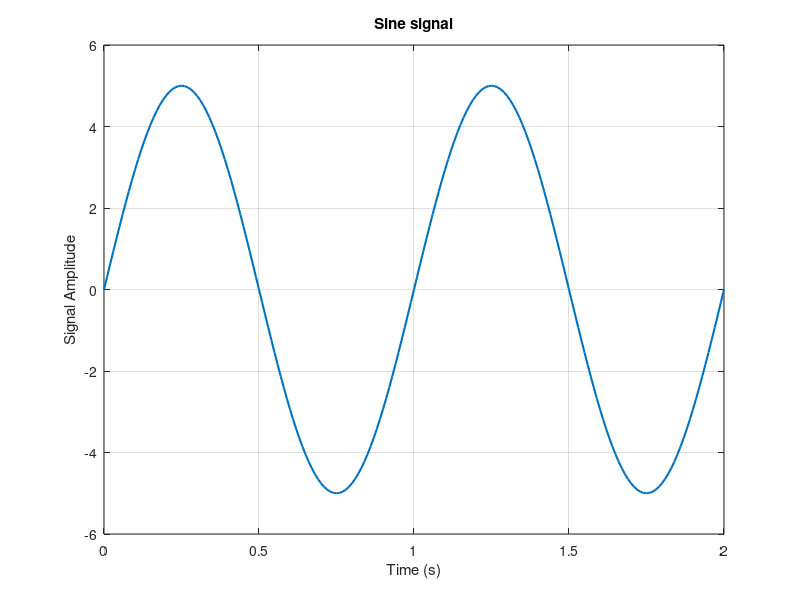
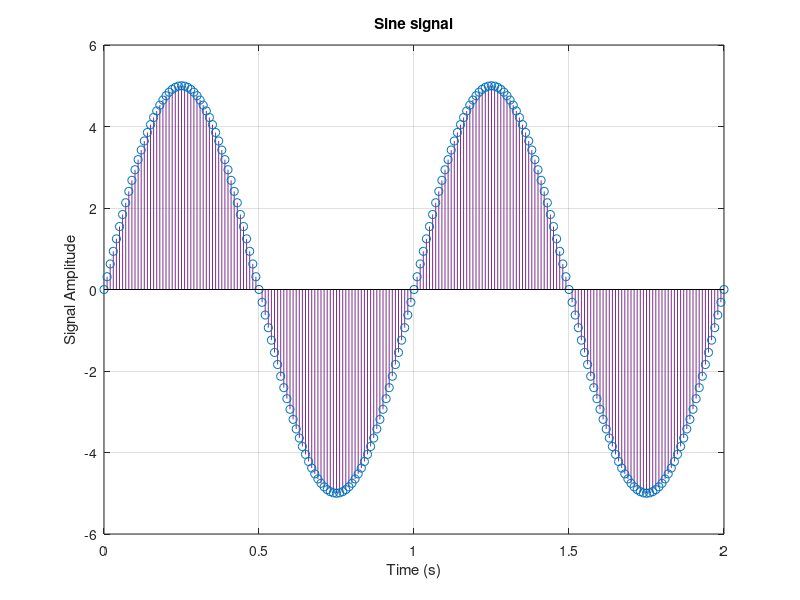
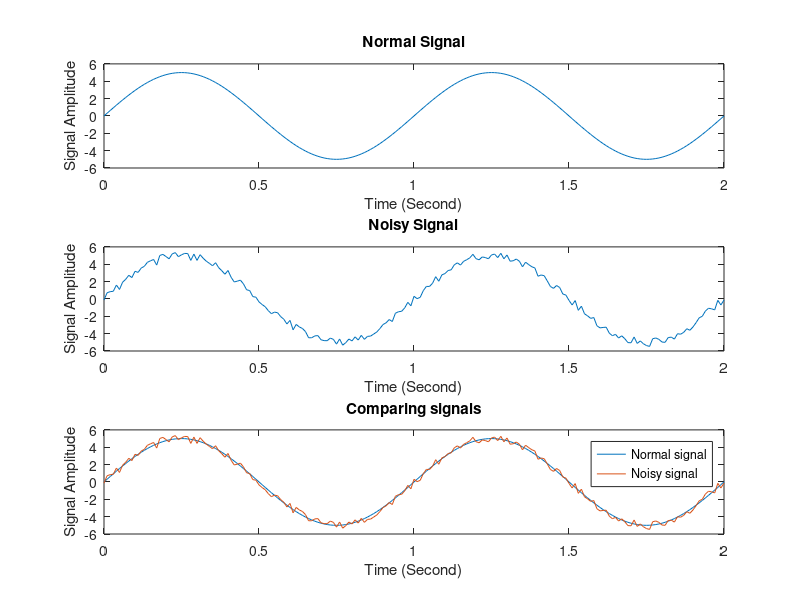
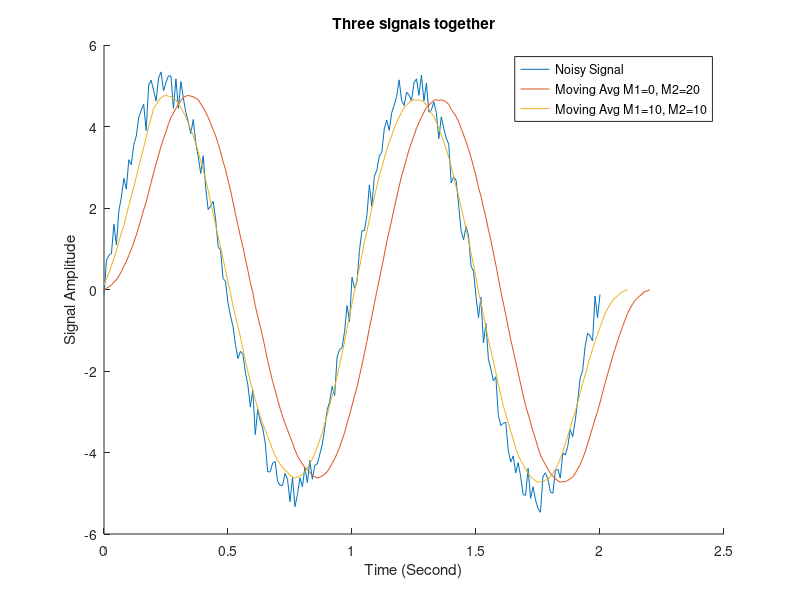

MATLAB code to generate these figures, in order: (Note: this script raises an error after producing the figures.)
%%
close all;
clear;
clc;
%% part 1
% part 1.1
t = 0:0.01:2;        % Define time axis
A = 5;               % Amplitude
f = 1;               % Frequency
y = A*sin(2*pi*f*t); % Sine function

% Plotting signals
figure('Name', 'Sine signal (Plot)');
plot(t, y, 'LineWidth', 1.5);
xlabel('Time (s)');
ylabel('Signal Amplitude');
title('Sine signal');
grid on;

figure('Name', 'Sine signal (Stem)');
stem(t, y,'color', '#7E2F8E', 'LineWidth', 0.5);
xlabel('Time (s)');
ylabel('Signal Amplitude');
title('Sine signal');
grid on;

%% part 2
% part 1.2
r = rand(1, length(y)) - 0.5; % Noise
noised_signal = y + r;        % Add noise to sine, y defined in section 1.1

% Plotting signals
figure('Name', 'Normal Sine signal VS Noisy Sine Signal', 'Position', [300 200 700 500]);
subplot(3,1,1);               % Plotting normal signal without noise
plot(t,y)
title('Normal Signal');xlabel('Time (Second)');ylabel('Signal Amplitude');
subplot(3,1,2);               % Plotting noisy signal
plot(t,noised_signal)
title('Noisy Signal');xlabel('Time (Second)');ylabel('Signal Amplitude');
%hold on;
subplot(3,1,3);               % Plotting both signal together for comparing them
plot(t,y, t, noised_signal)
hold on;
title('Comparing signals');xlabel('Time (Second)');ylabel('Signal Amplitude');
legend('Normal signal', 'Noisy signal');
hold off;

%% part 3
% part 1.3:
% A moving average filter introduces a delay because it computes the average of past data points, which inherently involves looking back in time, causing the output to lag behind the input signal.

M1 = 0;
M2 = 20;
len = M2 + M1 + 1; % Window length

window = ones(1, len) / len; % Moving average window

y2 = conv(noised_signal, window);   % Noised signal defined in section 1.2, Line 30
t2 = 0:0.01:(0.01 * (length(y2) - 1));

% Plotting section 1.3.1
figure('Name', 'Moving Avg signals', 'Position', [300 200 700 500]);
hold on;
plot(t,noised_signal);              % Noise signal
plot(t2, y2);                       % Moving Avg M1=0, M2=20

% part 1.3.2:
M1 = 10;
M2 = 10;
len = M2 + M1 + 1; % Window length

window = ones(1, len) / len; % Moving average window

y3 = conv(noised_signal(M1:end), window);
t3 = 0:0.01:(0.01 * (length(y3) - 1));

plot(t3, y3);                       % Moving Avg M1=0, M2=20
hold off;
title('Three signals together'); xlabel('Time (Second)'); ylabel('Signal Amplitude');
legend("Noisy Signal", "Moving Avg M1=0, M2=20", "Moving Avg M1=10, M2=10");

%% part 4
% part 1.4.1
M1 = 0;
M2 = 20;
len = M2 + M1 + 1; % Window length

b = ones(1,len)/len;
a = 1;
y4_1 = filter(b, a, noised_signal);
t4_1 = 0:0.01:(0.01 * (length(y4_1) - 1));

% Plotting section 1.4
figure('Name', 'Moving Avg signals by using filter function', 'Position', [300 200 700 500]);
hold on;
plot(t,noised_signal);              % Noise signal
plot(t4_1, y4_1);                   % filtered signal
plot(t2,y2);                        % Plotting convolved signal M1=0, M2=20
plot(t3,y3);                        % Plotting convolved signal M1=10, M2=10
title('All signals together'); xlabel('Time (Second)'); ylabel('Signal Amplitude');
legend("Noisy Signal", "filtered signal", "Moving Avg M1=0, M2=20", "Moving Avg M1=10, M2=10");
hold off;

% Plotting section 1.3
figure('Name', 'plotting in seperated subplots', 'Position', [300 200 700 500]);
subplot(2,2,1);               % Plotting noisy signal
plot(t,noised_signal)
title('Noisy signal');xlabel('Time (Second)');ylabel('Signal Amplitude');
subplot(2,2,2);               % Plotting convolved signal M1=0, M2=20
plot(t2,y2)
title('convolved signal M1=0, M2=20');xlabel('Time (Second)');ylabel('Signal Amplitude');
subplot(2,2,3);               % Plotting convolved signal M1=10, M2=10
plot(t3,y3)
title('convolved signal M1=10, M2=10');xlabel('Time (Second)');ylabel('Signal Amplitude');
subplot(2,2,4);               % filtered signal
plot(t4_1,y4_1)
title('output signal of filter function');xlabel('Time (Second)');ylabel('Signal Amplitude');

%% part 5
% part 1.5
w0 = pi/32; n = 100;
[y5,t5] = singen(w0,n);     %singen function is defined in singen.m
figure('Name', 'singen');
stem(t5,y5, '.')
title('singen function output');xlabel('Time (Second)');ylabel('Signal Amplitude');


%% part 6
close all;
clear;
clc;

figure('Name', 'cos(2*pi*t) + cos(8*pi*t) + cos(12*pi*t)');
t6 = 0:0.01:4;
y6 = cos(2*pi*t6) + cos(8*pi*t6) + cos(12*pi*t6); %Original Signal
plot(t6,y6);
title('cos(2*pi*t6) + cos(8*pi*t6) + cos(12*pi*t6)');xlabel('Time (Milisecond)');ylabel('Signal Amplitude');
hold on;

t62 = 0:0.2:4; % 5khz => 0.0002s = 0.2ms
y62 = cos(2*pi*t62) + cos(8*pi*t62) + cos(12*pi*t62); %Same signal, 5Khz sampled time vector
stem(t62,y62);


cutoff_frequency = 0.05;
filter_order = 30; 

% Design the filter using the fir1 function
filter_coefficients = fir1(filter_order, cutoff_frequency) * 14;

% Applying the filter to the downsampled signal
y62 = upsample(y62, 20);
smoothed_signal = conv(y62, filter_coefficients, 'same');

% Plotting the reconstructed signal
t63 = 0:0.01:(0.01*(length(smoothed_signal)-1));
plot(t63,smoothed_signal)

legend('Original Signal', 'Downsampled Signal', 'Reconstructed Signal')

%% part 7
close all;
clear;
clc;

fs = 100;
t7 = -5:1/fs:5;
y7 = sinc(5*t7) .^ 2;

% Spectrum of original singal
FT_x_0 = (1 / fs) * abs(fftshift(fft(y7)));
f_axis_0 = linspace(-fs / 2, fs / 2, length(FT_x_0));


for sr=[4 5 10 20] % sr: sampling rate
    figure('Name', 'Spectrum of original vs sampled signal');
    
    % Keep every fs/sr sample, other samples are set to 0
    % This way, the length of y will remain the same
    y7_2 = zeros(1, length(y7));
    y7_2(1:fs/sr:end) = y7(1:fs/sr:end); 


    % Spectrum of sampled singal
    FT_x_1 = (1 / fs) * abs(fftshift(fft(y7_2)));
    f_axis_1 = linspace(-fs / 2, fs / 2, length(FT_x_1));

    subplot(2,1,1)
    plot(f_axis_0, abs(FT_x_0), 'LineWidth', 1.5);
    title('Spectrum of original signal');xlabel('Frequency (Hz)');ylabel('Amplitude');

    subplot(2,1,2)
    plot(f_axis_1, abs(FT_x_1), 'LineWidth', 1.5);
    title(sprintf('Spectrum of sampled signal sr=%d', sr));xlabel('Frequency (Hz)');ylabel('Amplitude');
end

%% part 8
close all;
clear;
clc;

fs = 256 / 10;
t8 = -5 : 1/fs : 5 - (1/fs);
y8 = sinc(2*t8);

FT_x = (1 / fs) * abs(fftshift(fft(y8)));
f_axis = linspace(-pi, pi, length(FT_x));


for ratio = [0.5, 3, 1.5]
    fs1 = ratio * fs;

    % Constructing the sampled signal
    t8_1 = -5 : 1/fs1 : 5 - (1/fs1);
    y8_1 = sinc(2*t8_1);

    FT_x_1 = (1 / fs1) * abs(fftshift(fft(y8_1)));
    f_axis_1 = linspace(-pi, pi, length(FT_x_1));

    
    % Plotting the signals and spectrums
    figure('Name', sprintf('Sampling of sinc(2t) ratio=%d', ratio));
    
    subplot(2,2,1);
    plot(f_axis, abs(FT_x), 'LineWidth', 1.5);
    title('Spectrum of original signal');xlabel('Frequency (Hz)');ylabel('Amplitude');
    set(gca,'XTick',-pi:pi/2:pi) 
    set(gca,'XTickLabel',{'-pi', 'pi/2', '0' ,'pi/2','pi'})

    subplot(2,2,2);
    plot(f_axis_1, abs(FT_x_1), 'LineWidth', 1.5);
    title('Spectrum of sampled signal');xlabel('Frequency (Hz)');ylabel('Amplitude');
    set(gca,'XTick',-pi:pi/2:pi) 
    set(gca,'XTickLabel',{'-pi', 'pi/2', '0' ,'pi/2','pi'})

    subplot(2,2,3);
    plot(t8, y8, 'LineWidth', 1.5);
    title('Original signal');xlabel('Time');ylabel('Amplitude');

    subplot(2,2,4);
    plot(t8_1, y8_1, 'LineWidth', 1.5);
    title('Sampled signal');xlabel('Time');ylabel('Amplitude');
end


%% part 9
close all;
clear;
clc;

% Constructing the signal
f = [pi/16 5*pi/16 9*pi/16 13*pi/16];

fs = 1e3;
t9 = 1:1/fs:100;
y9 = zeros(1, length(t9));

for f1=f
    y9 = y9 + cos(2*f1*t9);
end


% Plotting the spectrum of the original signal
figure('Name', 'Spectrum of original signal');
FT_y9 = (1/fs) * abs(fftshift(fft(y9)));
f_axis = linspace(-fs / 2, fs / 2, length(FT_y9));
plot(f_axis,FT_y9, 'LineWidth', 2)
xlim([-1,1])
title('Spectrum'); xlabel('Freq');ylabel('Amplitude');


% Loading filters coefficients from xls file
filter_coef_1 = readmatrix('filters.xls', 'Sheet', 1);
filter_coef_2 = readmatrix('filters.xls', 'Sheet', 2);



% Plotting amplitude of frequency responses
figure('Name', 'Frequency response of filters');

for i = 1:4
    subplot(4,2, 2*i-1)
    
    [h, w] = freqz(filter_coef_1(i, :));
    w = w ./ pi;

    plot(w, abs(h));
    title(sprintf('Frequency response of analysis filter %d', i));
    xlabel('Normalized Frequency');ylabel('Amplitude');
end

for i = 1:4
    subplot(4,2,2*i)
    
    [h, w] = freqz(filter_coef_2(i, :));
    w = w ./ pi;
    
    plot(w, abs(h));
    title(sprintf('Frequency response of synthesis filter %d', i));
    xlabel('Normalized Frequency');ylabel('Amplitude');
end

% Plotting phase of frequency responses
figure('Name', 'Phase response of filters');

for i = 1:4
    subplot(4,2, 2*i-1)
    
    [h, w] = freqz(filter_coef_1(i, :));
    w = w ./ pi;
    
    plot(w, (angle(h)));
    title(sprintf('Frequency response of analysis filter %d', i));
    xlabel('Normalized Frequency');ylabel('Phase');
end

for i = 1:4
    subplot(4,2,2*i)
    
    [h, w] = freqz(filter_coef_2(i, :));
    w = w ./ pi;
    
    plot(w, (angle(h)));
    title(sprintf('Frequency response of synthesis filter %d', i));
    xlabel('Normalized Frequency');ylabel('Phase');
end


a = downsample(conv(y9, filter_coef_1(1, :), 'same'), 4);
b = downsample(conv(y9, filter_coef_1(2, :), 'same'), 4);
c = downsample(conv(y9, filter_coef_1(3, :), 'same'), 4);
d = downsample(conv(y9, filter_coef_1(4, :), 'same'), 4);

y_out =   conv(upsample(2*a, 4), filter_coef_2(1, :), 'same') ...
        + conv(upsample(c, 4), filter_coef_2(3, :), 'same')   ...
        + conv(upsample(0.5*d, 4), filter_coef_2(4, :), 'same');

% figure()
% plot(y_out)
% figure('Name', 'y9')
% plot(y9)

% Plotting the spectrum of the processed signal
figure('Name', 'Spectrum of processed signal');
FT_yout = (1/fs) * abs(fftshift(fft(y_out)));
f_axis = linspace(-fs / 2, fs / 2, length(FT_yout));
plot(f_axis,FT_yout, 'LineWidth', 2)
xlim([-1,1])
title('Spectrum');xlabel('Freq');ylabel('Amplitude');
